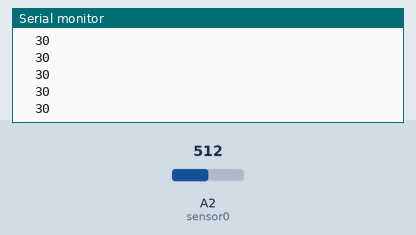
The sketch below on a simulated Arduino Uno, built with avr-gcc and run on an emulated ATmega328P. Shown: the last lines printed to the serial monitor. The inputs (shaded band) are chosen by the test bench; at power-on: A2 (sensor0) = 512.

Above: at 1.2 s.
1.3 s: A2 (sensor0) set to 716
At 1.9 s:
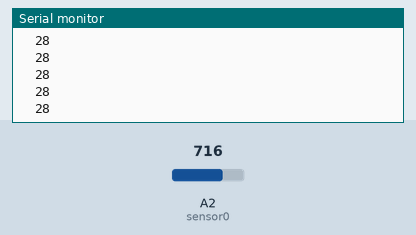
2.8 s: A2 (sensor0) set to 900
At 3.3 s:
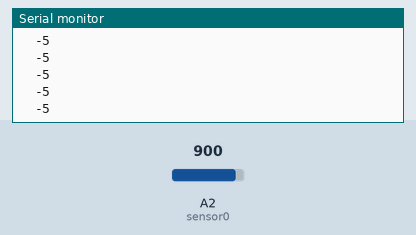
Timing chart, 0 to 5.8 s (numbered marks = the images above; inputs shaded):
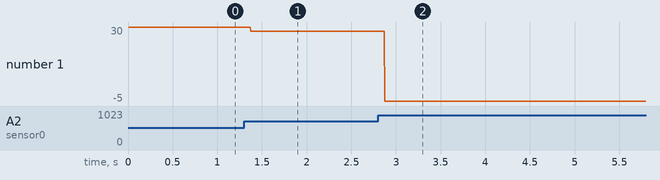

The sketch:

CurrentRead.ino
```cpp
int sensor0 = A2;
int sensor0Avg = 0;
const int sensorAvgNum = 1000;
int flatten0[sensorAvgNum+1] = {};

void setup()
{
  Serial.begin(9600);
  pinMode(sensor0, INPUT);
}

void loop()
{
  int pinValue = analogRead(sensor0);
  sensor0Avg = 0;
  for(int i=sensorAvgNum;i>1;i--)
  {
    flatten0[i-1] = flatten0[i];
  }
  flatten0[sensorAvgNum] = pinValue*100;
  for(int i=0;i<sensorAvgNum;i++)
  {
    sensor0Avg += flatten0[i];
  }
  sensor0Avg = sensor0Avg/(sensorAvgNum-1);
  Serial.println(sensor0Avg);Serial.print('\t');
//  Serial.println(pinValue);
}
```

Measured:
- after the input at 1.3 s, the serial monitor: prints a new line after 0.07 s (image 1)
- after the input at 2.8 s, the serial monitor: prints a new line after 0.08 s (image 2)
- plotted number 1: 30 → 28 after the input at 1.3 s, 28 → -5 after the input at 2.8 s
